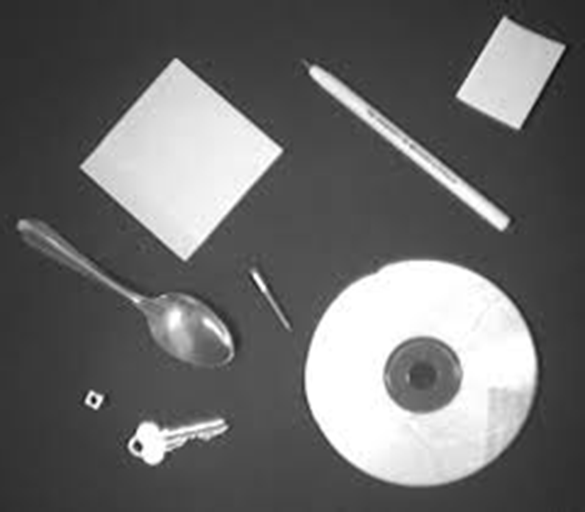
#> input picture IS602/objects.png, 585 x 512 px, found by its file name
$ python IS602Assignment10.py   (older library calls are emulated)
#> lines starting #> are read from the running program, lines starting #| are printed output that depends on the picture; after the words box and inside, x2 and y2 are one past the last pixel; in counts of white or black regions, pixels touching at a corner belong together
__author__      = "David Stern"

import scipy.ndimage as ndimage
import scipy.misc as misc
import matplotlib.pyplot as plt
import numpy as np
import urllib
import pandas as pd
import Tkinter
import tkFileDialog


# Objects Plot

objectsRaw = 'https://raw.githubusercontent.com/dstern04/MSDA-Work/master/IS602/objects.png'
photo = urllib.urlopen(objectsRaw)
objects = misc.imread(photo)
#> objects is the input picture: shape (512, 585, 3); min 6, max 255, mean 106.8
img = ndimage.gaussian_filter(objects,8)
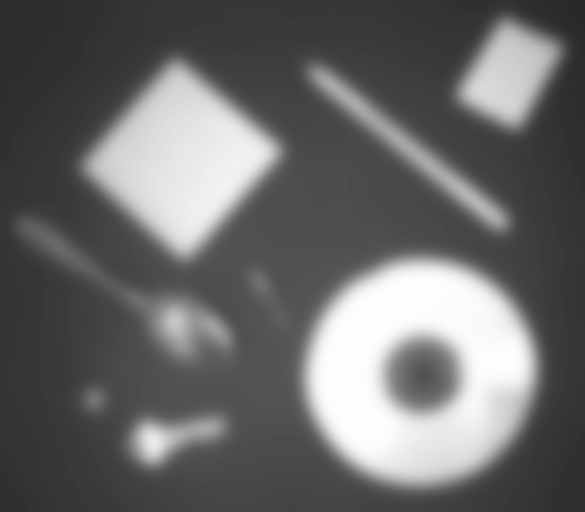
#> img: shape (512, 585, 3); min 40, max 253, mean 105.6
thres = img > img.mean()
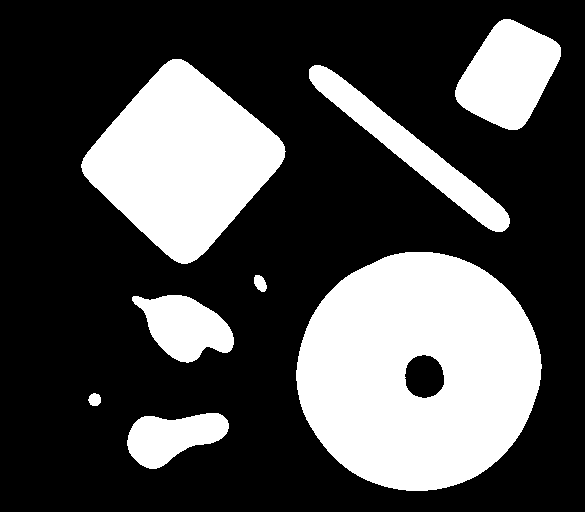
#> thres: shape (512, 585, 3) bool; 30.2% white; 8 white regions, largest, box (x1, y1, x2, y2) and area: (296, 252, 542, 491) 44205, (81, 59, 286, 264) 24213, (455, 19, 561, 130) 7550
labs, count = ndimage.measurements.label(thres)
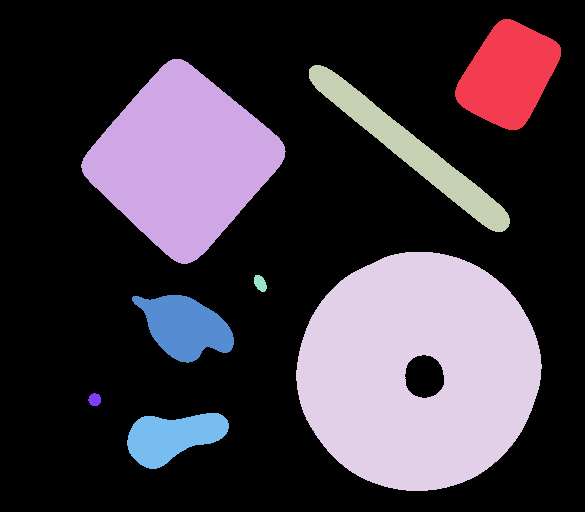
#> labs: shape (512, 585, 3) int32; 9 distinct labels, from 0 to 8; one colour per label, 0 black
#> count = 8
centers = ndimage.measurements.center_of_mass(thres, labs, range(1, count + 1))
#> centers = [(74.39, 508, 1), (160.4, 182.4, 1), (149.1, 410.1, 1), (370.8, 418, 1), (282.9, 259.8, 1), (326.3, 184.7, 1), (399.2, 94.31, 1), (436.5, 172.1, 1)]
plt.imshow(objects)
plt.scatter([each[1] for each in centers], [each[0] for each in centers],color='red')
plt.show()
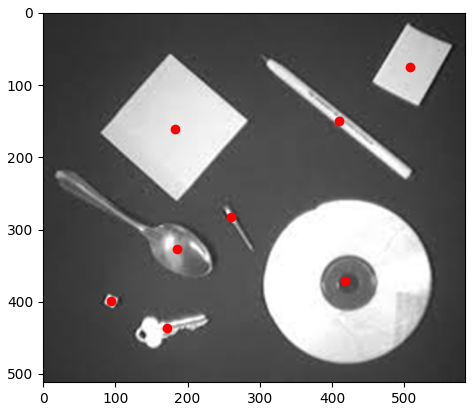
#> figure drawn by matplotlib, 1 panel

# Cars Plot

carsRaw = 'https://raw.githubusercontent.com/dstern04/MSDA-Work/master/IS602/cars.data.csv'
#> (the run stopped early here; a loop or call above may not have finished)
